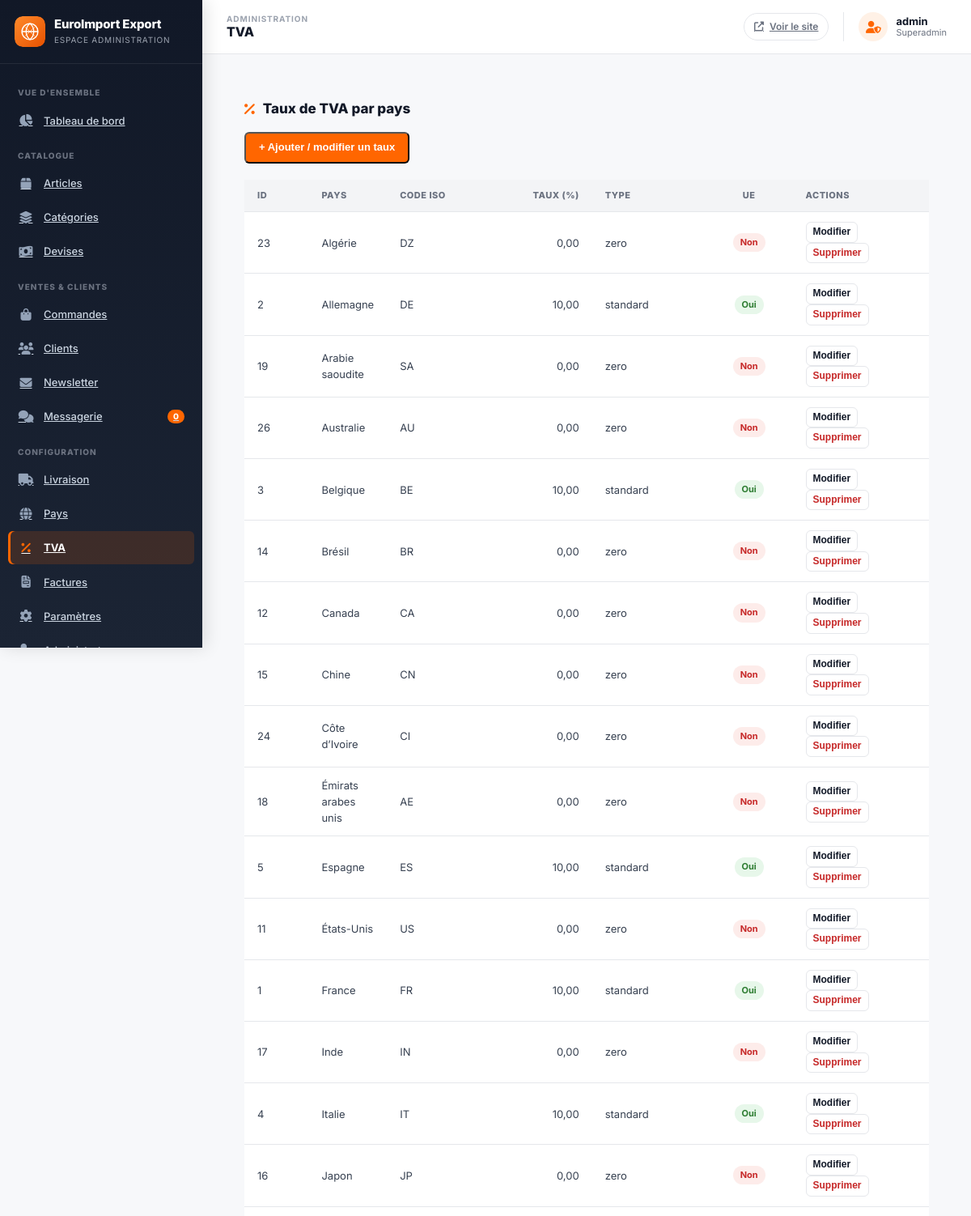
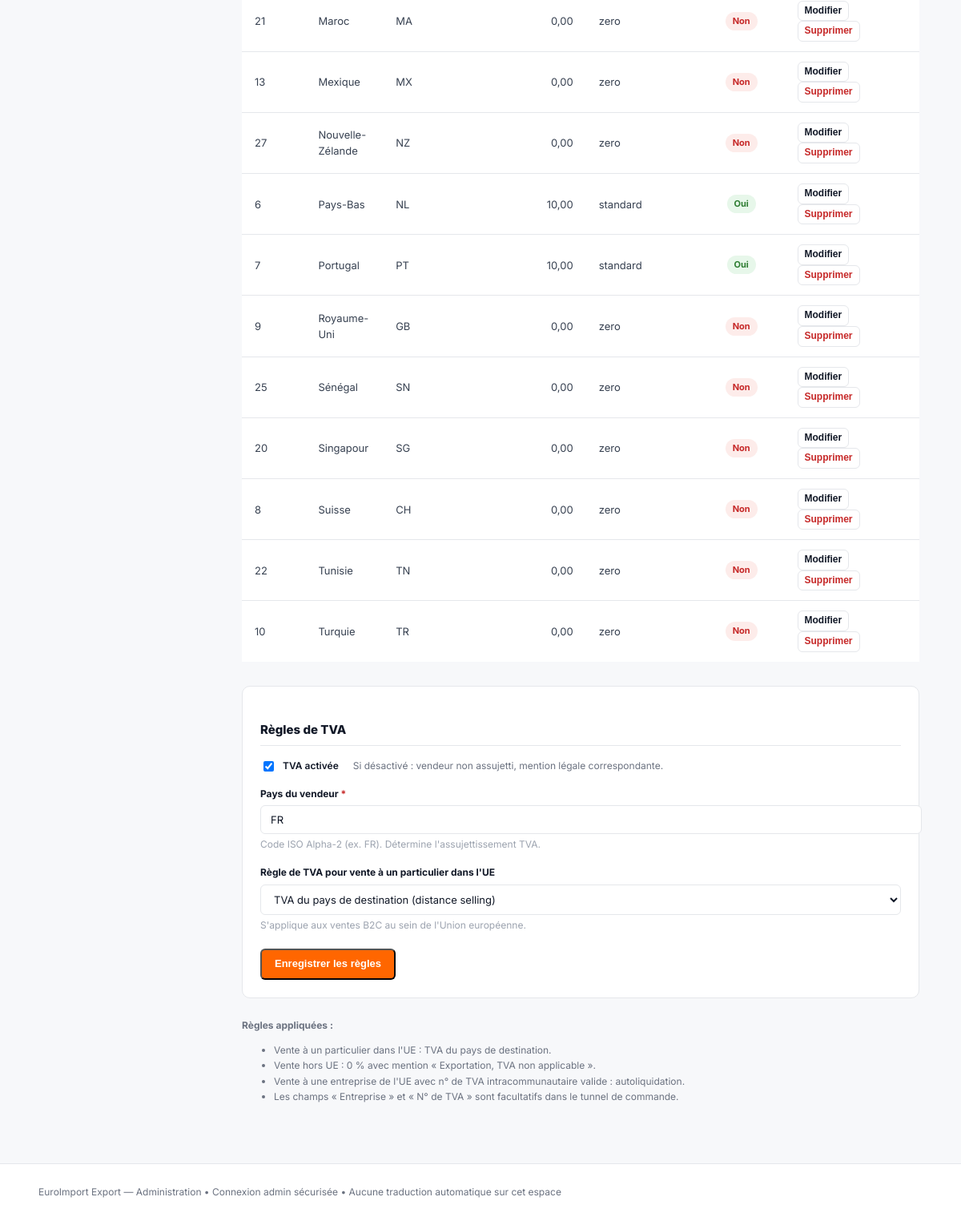
Page /admin/tva.php (signed in) on the committed database (2 pictures, top to bottom).
### tables this page shows
CREATE TABLE `vat_rates` (
  `id` INT UNSIGNED NOT NULL AUTO_INCREMENT,
  `country_iso_alpha2` CHAR(2) NOT NULL,
  `country_name` VARCHAR(150) DEFAULT NULL,
  `rate` DECIMAL(5,4) NOT NULL DEFAULT 0.0000 COMMENT 'Taux en pourcentage (ex. 20.0000)',
  `type` ENUM('standard','reduced','zero','exempt') NOT NULL DEFAULT 'standard',
  `is_eu` TINYINT(1) NOT NULL DEFAULT 0,
  `notes` VARCHAR(255) DEFAULT NULL,
  `updated_at` DATETIME NOT NULL DEFAULT CURRENT_TIMESTAMP ON UPDATE CURRENT_TIMESTAMP,
  PRIMARY KEY (`id`),
  UNIQUE KEY `uk_vat_rates_country` (`country_iso_alpha2`)
);

### includes/functions.php (called while the page is built, shortened)
<?php
if (!function_exists('e')) {
    function e($value = null): string
    {
        return htmlspecialchars((string)$value, ENT_QUOTES | ENT_HTML5, 'UTF-8');
    }
}
if (!function_exists('url')) {
    function url(string $path = ''): string
    {
        $path = ltrim($path, '/');
        return APP_URL === '' ? '/' . $path : rtrim(APP_URL, '/') . '/' . $path;
    }
}
if (!function_exists('loadSettings')) {
    function loadSettings(PDO $database): array
    {
        $stmt = $database->query("SELECT `key`, `value` FROM settings");
        $out = [];
        while ($row = $stmt->fetch()) {
            $out[$row['key']] = $row['value'];
        }
        return $out;
    }
}

### admin/includes/auth.php (called while the page is built, shortened)
<?php
require_once __DIR__ . '/../../includes/functions.php';
function adminRequire(): void
{
    $db = db();
    $stmt = $db->prepare("SELECT id, username, role, is_active FROM admins WHERE id = ? AND is_active = 1 LIMIT 1");
    $stmt->execute([(int)$_SESSION['admin_id']]);
}
function adminGet(): ?array
{
    return [
        'id' => (int)$_SESSION['admin_id'],
        'username' => $_SESSION['admin_username'] ?? '',
        'role' => $_SESSION['admin_role'] ?? 'admin',
    ];
}

### admin/includes/page_bootstrap.php (called while the page is built, shortened)
<?php
require_once __DIR__ . '/auth.php';
adminRequire();

### admin/tva.php (the view, shortened to what this page needs)
<?php
require_once __DIR__ . '/includes/page_bootstrap.php';
$db = db();
$settings = loadSettings($db);
$vatRates = $db->query("SELECT * FROM vat_rates ORDER BY country_name ASC")->fetchAll();
$vatEnabled = !empty($settings['vat_enabled']) && $settings['vat_enabled'] === '1';
$shopCountry = $settings['shop_country'] ?? 'FR';
$euVatRule = $settings['eu_vat_rule'] ?? 'destination';
require_once __DIR__ . '/includes/header.php';
?>
<div class="admin-content" style="padding:26px 22px;">
    <div class="section-title"><i class="fas fa-percentage"></i> Taux de TVA par pays</div>
    <div class="btn-toolbar" style="margin-bottom:20px;">
        <button class="btn btn--primary" onclick="openVatModal()">+ Ajouter / modifier un taux</button>
    </div>
    <table class="admin-table">
        <thead>
            <tr>
                <th style="width:60px;">ID</th>
                <th>Pays</th>
                <th style="width:100px;">Code ISO</th>
                <th style="text-align:right; width:120px;">Taux (%)</th>
                <th style="width:130px;">Type</th>
                <th style="text-align:center; width:90px;">UE</th>
                <th style="width:160px;">Actions</th>
            </tr>
        </thead>
        <tbody>
            <?php foreach ($vatRates as $v): ?>
                <tr>
                    <td><?= (int)$v['id'] ?></td>
                    <td><?= e($v['country_name']) ?></td>
                    <td><span class="notranslate" translate="no"><?= e($v['country_iso_alpha2']) ?></span></td>
                    <td style="text-align:right;"><span class="notranslate" translate="no"><?= number_format((float)$v['rate'], 2, ',', ' ') ?></span></td>
                    <td><?= e($v['type']) ?></td>
                    <td style="text-align:center;"><span class="badge <?= (int)$v['is_eu'] === 1 ? 'badge--active' : 'badge--inactive' ?>"><?= (int)$v['is_eu'] === 1 ? 'Oui' : 'Non' ?></span></td>
                    <td>
                        <button class="btn btn--outline btn--sm" style="padding:4px 8px;" onclick="openVatModal(true, <?= (int)$v['id'] ?>, '<?= e($v['country_name']) ?>', '<?= e($v['country_iso_alpha2']) ?>', '<?= e($v['rate']) ?>', '<?= e($v['type']) ?>', <?= (int)$v['is_eu'] ?>)">Modifier</button>
                        <button class="btn btn--outline btn--sm" style="padding:4px 8px; color:var(--color-error);" onclick="if(confirm('Supprimer ce taux TVA ?')){ deleteVat(<?= (int)$v['id'] ?>) }">Supprimer</button>
                    </td>
                </tr>
            <?php endforeach; ?>
        </tbody>
    </table>
    <div style="background:#fff; border:1px solid var(--color-border); border-radius:var(--radius); padding:22px; margin-top:30px;">
        <h4 style="font-size:15px; font-weight:800; color:var(--color-dark); margin-bottom:16px; border-bottom:1px solid var(--color-border); padding-bottom:8px;">Règles de TVA</h4>
        <form action="../api/admin/tva.php?action=rules_save" method="POST" novalidate>
            <div class="form-group" style="display:flex; align-items:center; gap:8px; margin-bottom:16px;">
                <input type="checkbox" name="vat_enabled" id="vatEnabled" value="1" <?= $vatEnabled ? 'checked' : '' ?>>
                <label for="vatEnabled" style="margin:0; cursor:pointer; font-weight:600;">TVA activée</label>
                <span style="font-size:12px; color:var(--color-gray); margin-left:10px;">Si désactivé : vendeur non assujetti, mention légale correspondante.</span>
            </div>
            <div class="form-group" style="margin-bottom:16px;">
                <label>Pays du vendeur <span style="color:var(--color-error);">*</span></label>
                <input type="text" name="shop_country" id="shopCountry" value="<?= e($shopCountry) ?>" maxlength="2">
                <div class="form-help">Code ISO Alpha-2 (ex. FR). Détermine l'assujettissement TVA.</div>
            </div>
            <div class="form-group" style="margin-bottom:20px;">
                <label>Règle de TVA pour vente à un particulier dans l'UE</label>
                <select name="eu_vat_rule" id="euVatRule">
                    <option value="destination" <?= $euVatRule === 'destination' ? 'selected' : '' ?>>TVA du pays de destination (distance selling)</option>
                </select>
                <div class="form-help">S'applique aux ventes B2C au sein de l'Union européenne.</div>
            </div>
            <button type="submit" class="btn btn--primary">Enregistrer les règles</button>
        </form>
    </div>
    <div style="margin-top:24px; font-size:12px; color:var(--color-gray); line-height:1.6;">
        <p><strong>Règles appliquées :</strong></p>
        <ul>
            <li>Vente à un particulier dans l'UE : <?= $euVatRule === 'destination' ? 'TVA du pays de destination' : 'TVA du pays du vendeur' ?>.</li>
            <li>Vente hors UE : 0 % avec mention « Exportation, TVA non applicable ».</li>
            <li>Vente à une entreprise de l'UE avec n° de TVA intracommunautaire valide : autoliquidation.</li>
            <li>Les champs « Entreprise » et « N° de TVA » sont facultatifs dans le tunnel de commande.</li>
        </ul>
    </div>
</div>
<?php
require_once __DIR__ . '/includes/footer.php';
?>

### admin/includes/header.php (shortened to what this page needs)
<?php
require_once __DIR__ . '/auth.php';
$db = db();
$settings = loadSettings($db);
$admin = adminGet();
$siteName = !empty($settings['site_name']) ? $settings['site_name'] : 'EuroImport Export';
$adminPageKey = basename($_SERVER['PHP_SELF'], '.php');
$adminPageLabels = [
    'dashboard' => 'Tableau de bord', 'articles' => 'Articles', 'article-edit' => 'Édition article',
    'categories' => 'Catégories', 'currencies' => 'Devises', 'commandes' => 'Commandes',
    'commande-detail' => 'Détail commande', 'clients' => 'Clients', 'client-detail' => 'Détail client',
    'newsletter' => 'Newsletter', 'messagerie' => 'Messagerie', 'livraison' => 'Livraison',
    'pays' => 'Pays', 'tva' => 'TVA', 'factures' => 'Factures', 'settings' => 'Paramètres',
    'admins' => 'Administrateurs', 'profil' => 'Mon profil',
];
$adminPageLabel = $adminPageLabels[$adminPageKey] ?? ucfirst(str_replace('-', ' ', $adminPageKey));
?>
<!DOCTYPE html>
<html lang="fr" dir="ltr">
<head>
<link rel="stylesheet" href="https://cdnjs.cloudflare.com/ajax/libs/font-awesome/6.5.0/css/all.min.css">
<link rel="stylesheet" href="<?= ASSETS_URL ?>/css/admin.css?v=1.3.1">
</head>
<body class="admin">
<div class="admin-wrapper">
<aside class="admin-sidebar">
    <div class="admin-brand">
        <img src="<?= ASSETS_URL ?>/images/logo.svg" alt="" class="admin-brand__icon">
        <div>
            <div class="admin-brand__logo"><?= e($siteName) ?></div>
            <div class="admin-brand__sous">Espace administration</div>
        </div>
    </div>
    <nav class="admin-nav">
        <p class="admin-nav__label">Vue d'ensemble</p>
        <a href="dashboard.php" class="admin-nav__link<?= basename($_SERVER['PHP_SELF']) === 'dashboard.php' ? ' active' : '' ?>">
            <i class="fas fa-chart-pie"></i> Tableau de bord
        </a>
        <p class="admin-nav__label">Catalogue</p>
        <a href="articles.php" class="admin-nav__link<?= basename($_SERVER['PHP_SELF']) === 'articles.php' ? ' active' : '' ?>">
            <i class="fas fa-box"></i> Articles
        </a>
        <a href="categories.php" class="admin-nav__link<?= basename($_SERVER['PHP_SELF']) === 'categories.php' ? ' active' : '' ?>">
            <i class="fas fa-layer-group"></i> Catégories
        </a>
        <a href="currencies.php" class="admin-nav__link<?= basename($_SERVER['PHP_SELF']) === 'currencies.php' ? ' active' : '' ?>">
            <i class="fas fa-money-bill-wave"></i> Devises
        </a>
        <p class="admin-nav__label">Ventes & clients</p>
        <a href="commandes.php" class="admin-nav__link<?= in_array(basename($_SERVER['PHP_SELF']), ['commandes.php','commande-detail.php']) ? ' active' : '' ?>">
            <i class="fas fa-shopping-bag"></i> Commandes
        </a>
        <a href="clients.php" class="admin-nav__link<?= basename($_SERVER['PHP_SELF']) === 'clients.php' ? ' active' : '' ?>">
            <i class="fas fa-users"></i> Clients
        </a>
        <a href="newsletter.php" class="admin-nav__link<?= basename($_SERVER['PHP_SELF']) === 'newsletter.php' ? ' active' : '' ?>">
            <i class="fas fa-envelope"></i> Newsletter
        </a>
        <a href="messagerie.php" class="admin-nav__link<?= basename($_SERVER['PHP_SELF']) === 'messagerie.php' ? ' active' : '' ?>">
            <i class="fas fa-comments"></i> Messagerie
            <span class="admin-nav__badge" id="admin-nav-badge"><?= (int)($_SESSION['admin_unread_count'] ?? 0) ?></span>
        </a>
        <p class="admin-nav__label">Configuration</p>
        <a href="livraison.php" class="admin-nav__link<?= basename($_SERVER['PHP_SELF']) === 'livraison.php' ? ' active' : '' ?>">
            <i class="fas fa-truck"></i> Livraison
        </a>
        <a href="pays.php" class="admin-nav__link<?= basename($_SERVER['PHP_SELF']) === 'pays.php' ? ' active' : '' ?>">
            <i class="fas fa-globe"></i> Pays
        </a>
        <a href="tva.php" class="admin-nav__link<?= basename($_SERVER['PHP_SELF']) === 'tva.php' ? ' active' : '' ?>">
            <i class="fas fa-percentage"></i> TVA
        </a>
        <a href="factures.php" class="admin-nav__link<?= basename($_SERVER['PHP_SELF']) === 'factures.php' ? ' active' : '' ?>">
            <i class="fas fa-file-invoice"></i> Factures
        </a>
        <a href="settings.php" class="admin-nav__link<?= basename($_SERVER['PHP_SELF']) === 'settings.php' ? ' active' : '' ?>">
            <i class="fas fa-cog"></i> Paramètres
        </a>
        <?php if ($admin['role'] === 'superadmin'): ?>
            <a href="admins.php" class="admin-nav__link<?= basename($_SERVER['PHP_SELF']) === 'admins.php' ? ' active' : '' ?>">
                <i class="fas fa-user-shield"></i> Administrateurs
            </a>
        <?php endif; ?>
    </nav>
</aside>
<main class="admin-main">
    <header class="admin-bar">
        <div class="admin-bar__location">
            <span class="admin-bar__eyebrow">Administration</span>
            <span class="admin-bar__page"><?= e($adminPageLabel) ?></span>
        </div>
        <div class="admin-bar__actions">
            <a href="<?= e(url('')) ?>" class="admin-bar__site" target="_blank" rel="noopener"><i class="fas fa-external-link-alt"></i> Voir le site</a>
            <div class="admin-bar__user">
                <span class="admin-bar__avatar"><i class="fas fa-user-shield"></i></span>
                <span class="admin-bar__user-text">
                    <span class="admin-bar__user-name"><?= e($admin['username']) ?></span>
                    <span class="admin-bar__user-role"><?= e($admin['role']) ?></span>
                </span>
            </div>
        </div>
    </header>
    <div class="admin-content">

### rows in the picture
vat_rates: id "23", country_name "Algérie", country_iso_alpha2 "DZ", rate "0,00", type "zero", is_eu "Non"
vat_rates: id "2", country_name "Allemagne", country_iso_alpha2 "DE", rate "10,00", type "standard", is_eu "Oui"
vat_rates: id "19", country_name "Arabie saoudite", country_iso_alpha2 "SA", rate "0,00", type "zero", is_eu "Non"
vat_rates: id "26", country_name "Australie", country_iso_alpha2 "AU", rate "0,00", type "zero", is_eu "Non"
vat_rates: id "3", country_name "Belgique", country_iso_alpha2 "BE", rate "10,00", type "standard", is_eu "Oui"
vat_rates: id "14", country_name "Brésil", country_iso_alpha2 "BR", rate "0,00", type "zero", is_eu "Non"
vat_rates: id "12", country_name "Canada", country_iso_alpha2 "CA", rate "0,00", type "zero", is_eu "Non"
vat_rates: id "15", country_name "Chine", country_iso_alpha2 "CN", rate "0,00", type "zero", is_eu "Non"
vat_rates: id "24", country_name "Côte d’Ivoire", country_iso_alpha2 "CI", rate "0,00", type "zero", is_eu "Non"
vat_rates: id "18", country_name "Émirats arabes unis", country_iso_alpha2 "AE", rate "0,00", type "zero", is_eu "Non"
vat_rates: id "5", country_name "Espagne", country_iso_alpha2 "ES", rate "10,00", type "standard", is_eu "Oui"
vat_rates: id "11", country_name "États-Unis", country_iso_alpha2 "US", rate "0,00", type "zero", is_eu "Non"
vat_rates: id "1", country_name "France", country_iso_alpha2 "FR", rate "10,00", type "standard", is_eu "Oui"
vat_rates: id "17", country_name "Inde", country_iso_alpha2 "IN", rate "0,00", type "zero", is_eu "Non"
vat_rates: id "4", country_name "Italie", country_iso_alpha2 "IT", rate "10,00", type "standard", is_eu "Oui"
vat_rates: id "16", country_name "Japon", country_iso_alpha2 "JP", rate "0,00", type "zero", is_eu "Non"
vat_rates: id "21", country_name "Maroc", country_iso_alpha2 "MA", rate "0,00", type "zero", is_eu "Non"
vat_rates: id "13", country_name "Mexique", country_iso_alpha2 "MX", rate "0,00", type "zero", is_eu "Non"
vat_rates: id "27", country_name "Nouvelle-Zélande", country_iso_alpha2 "NZ", rate "0,00", type "zero", is_eu "Non"
vat_rates: id "6", country_name "Pays-Bas", country_iso_alpha2 "NL", rate "10,00", type "standard", is_eu "Oui"
vat_rates: id "7", country_name "Portugal", country_iso_alpha2 "PT", rate "10,00", type "standard", is_eu "Oui"
vat_rates: id "9", country_name "Royaume-Uni", country_iso_alpha2 "GB", rate "0,00", type "zero", is_eu "Non"
vat_rates: id "25", country_name "Sénégal", country_iso_alpha2 "SN", rate "0,00", type "zero", is_eu "Non"
vat_rates: id "20", country_name "Singapour", country_iso_alpha2 "SG", rate "0,00", type "zero", is_eu "Non"
vat_rates: id "8", country_name "Suisse", country_iso_alpha2 "CH", rate "0,00", type "zero", is_eu "Non"
vat_rates: id "22", country_name "Tunisie", country_iso_alpha2 "TN", rate "0,00", type "zero", is_eu "Non"
vat_rates: id "10", country_name "Turquie", country_iso_alpha2 "TR", rate "0,00", type "zero", is_eu "Non"

### other values in the picture
$siteName "EuroImport Export"
$_SESSION['admin_unread_count'] "0"
$adminPageLabel "TVA"
$admin['username'] "admin"
$admin['role'] "Superadmin"
